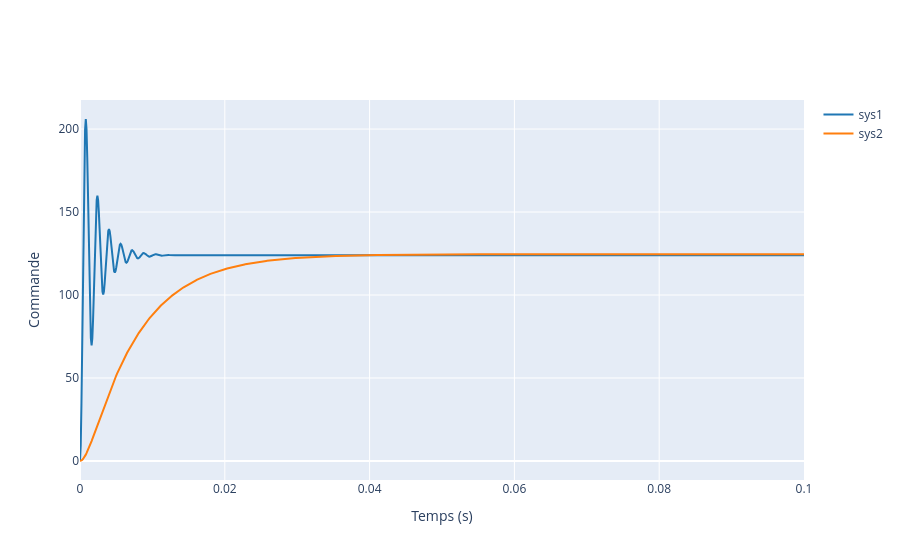

This figure's notebook cell:
### Code cell
Mt_s_H = Mt_s_rpm/(1+Mt_s_rpm)
step([Mt_s_H*125,Mt_s_rpm],t=tm, x_title = "Temps (s)", y_title ="Commande")

### Figure 1 — Plotly figure (JSON) as saved in the notebook; plotly's stock layout.template omitted (floating-point values rounded to 4 significant figures; data arrays with more than 128 entries replaced by an {"elided": "..."} marker saying what was removed)
{"data": [{"line": {"color": "#1f77b4", "shape": "linear"}, "mode": "lines", "name": "sys1", "type": "scatter", "x": {"elided": "1000 float values"}, "y": {"elided": "1000 float values"}}, {"line": {"color": "#ff7f0e", "shape": "linear"}, "mode": "lines", "name": "sys2", "type": "scatter", "x": {"elided": "1000 float values"}, "y": {"elided": "1000 float values"}}], "layout": {"xaxis": {"title": {"text": "Temps (s)"}, "type": "linear"}, "yaxis": {"title": {"text": "Commande"}, "type": "linear"}}}
